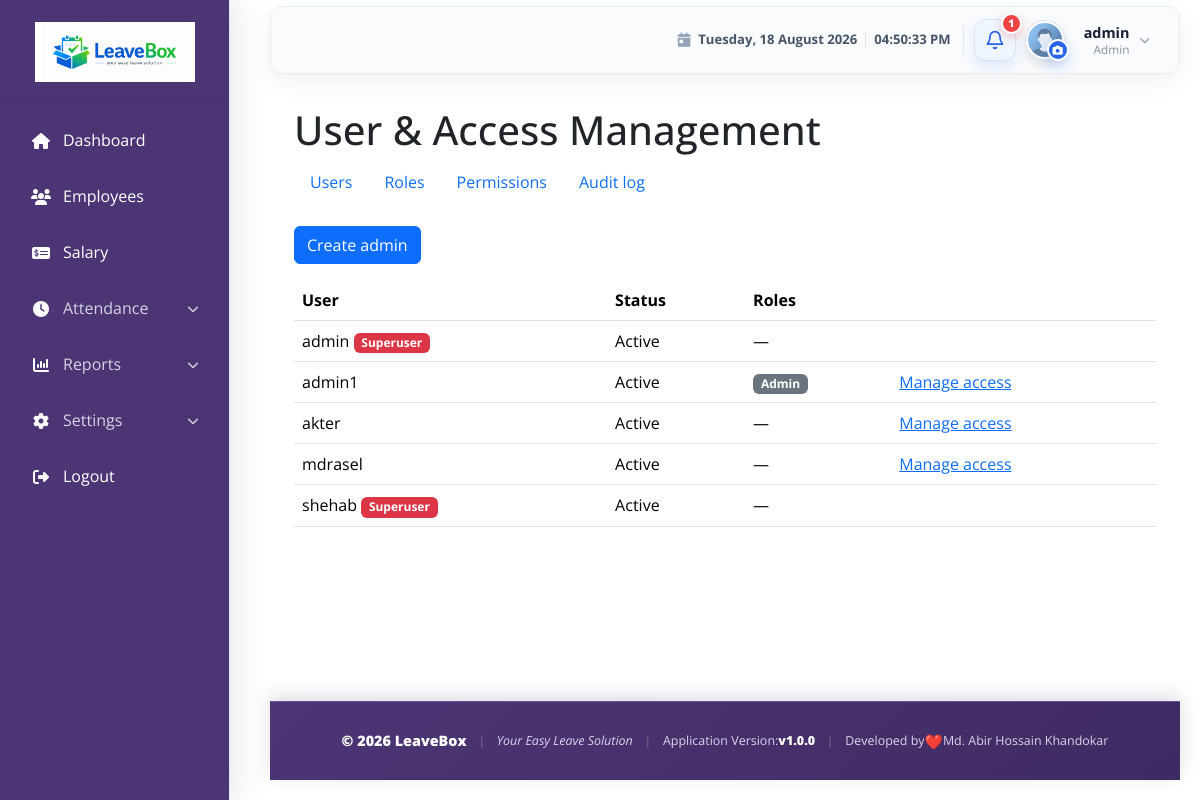
/accounts/access/users/ (signed in), run on the app's committed database.
### accounts/models.py (models this page shows, shortened)
class User(AbstractUser):
    ROLE_CHOICES = (
        ('ADMIN', 'Admin/HR'),
        ('EMPLOYEE', 'Employee'),
    )
    role = models.CharField(max_length=10, choices=ROLE_CHOICES, default='EMPLOYEE')
    phone = models.CharField(max_length=15, blank=True, null=True)
    class Meta:
        permissions = [
            ('manage_users', 'Can manage application users'),
            ('manage_roles', 'Can manage roles'),
            ('manage_permissions', 'Can assign roles and permissions'),
            ('access_settings', 'Can access application settings'),
            ('approve_leave', 'Can approve leave requests'),
            ('reject_leave', 'Can reject leave requests'),
            ('process_salary', 'Can process salary'),
            ('view_reports', 'Can view reports'),
            ('export_reports', 'Can export reports'),
        ]

### accounts/views.py (the view)
# urls.py: path('access/users/', views.access_users, name='access_users'),
def access_users(request):
    denied = _superuser_only(request)
    if denied:
        return denied
    return render(request, 'access/users.html', {'users': User.objects.prefetch_related('groups').order_by('username')})

### LAF/templatetags/navigation_tags.py (called while the page is built)
@register.simple_tag
def url_name_active(request, *url_names):
    resolver_match = getattr(request, 'resolver_match', None)
    current_url_name = getattr(resolver_match, 'url_name', None)
    return current_url_name in url_names

### accounts/context_processors.py (called while the page is built)
def session_timeout(request):
    if not request.user.is_authenticated:
        return {}
    return {
        "session_timeout_seconds": settings.SESSION_TIMEOUT_SECONDS,
        "session_warning_seconds": min(120, settings.SESSION_TIMEOUT_SECONDS),
    }

### accounts/views.py (called while the page is built)
def _superuser_only(request):
    if not request.user.is_authenticated:
        return redirect(f"{reverse('accounts:login')}?next={request.path}")
    if not request.user.is_superuser:
        raise PermissionDenied

### employees/context_processors.py (called while the page is built)
def current_profile_picture(request):
    default_avatar_url = static('images/avatar.png')
    profile_picture_url = default_avatar_url
    user = getattr(request, 'user', None)
    if user and user.is_authenticated:
        try:
            employee = Employee.objects.select_related('extended_profile').get(user=user)
            try:
                profile = employee.extended_profile
            except EmpProfile.DoesNotExist:
                profile = None
            if profile and profile.profile_picture:
                profile_picture_url = profile.profile_picture.url
        except Employee.DoesNotExist:
            pass
    return {
        'current_profile_picture_url': profile_picture_url,
        'default_avatar_url': default_avatar_url,
    }

def pending_leave_notifications(request):
    user = getattr(request, 'user', None)
    if not user or not user.is_authenticated:
        return {
            'pending_leave_count': 0,
            'recent_pending_leaves': (),
        }
    pending_leaves = LeaveRequest.objects.filter(status='PENDING')
    is_admin = user.is_superuser or user.is_staff or getattr(user, 'role', '') == 'ADMIN'
    if not is_admin:
        pending_leaves = pending_leaves.filter(employee__user=user)
    recent_pending_leaves = pending_leaves.select_related(
        'employee__user',
        'leave_type',
    ).order_by('-applied_at')[:5]
    return {
        'pending_leave_count': pending_leaves.count(),
        'recent_pending_leaves': recent_pending_leaves,
    }

### templates/access/users.html
{% extends 'base/base.html' %}{% block content %}<div class="container py-4"><h1>User & Access Management</h1>{% include 'access/_nav.html' %}<a class="btn btn-primary mb-3" href="{% url 'accounts:access_user_add' %}">Create admin</a><div class="table-responsive"><table class="table"><thead><tr><th>User</th><th>Status</th><th>Roles</th><th></th></tr></thead><tbody>{% for item in users %}<tr><td>{{ item.username }}{% if item.is_superuser %} <span class="badge bg-danger">Superuser</span>{% endif %}</td><td>{% if item.is_active %}Active{% else %}Inactive{% endif %}</td><td>{% for role in item.groups.all %}<span class="badge bg-secondary">{{ role.name }}</span> {% empty %}—{% endfor %}</td><td>{% if not item.is_superuser %}<a href="{% url 'accounts:access_user_edit' item.pk %}">Manage access</a>{% endif %}</td></tr>{% endfor %}</tbody></table></div></div>{% endblock %}

### templates/base/base.html (shortened to what this page needs)
{% load static navigation_tags %}
<!DOCTYPE html>
<html lang="en">
<head>
    <link rel="stylesheet" href="{% static 'css/bootstrap-5.3.2.min.css' %}">
    <link rel="stylesheet" href="https://cdnjs.cloudflare.com/ajax/libs/font-awesome/6.4.0/css/all.min.css">
    <link rel="stylesheet" href="{% static 'css/dashboard.css' %}">
    <link rel="stylesheet" href="{% static 'css/apply_leave.css' %}">
    <link rel="stylesheet" href="{% static 'css/footer.css' %}">
    <link rel="stylesheet" href="{% static 'css/session-timeout.css' %}">
</head>
<body>
    <div class="sidebar">
        <div class="sidebar-logo">
            <a href="{% url 'dashboard' %}" aria-label="LeaveBox dashboard">
                <img src="{% static 'images/leavebox-logo.png' %}" alt="LeaveBox Logo" class="site-logo">
            </a>
        </div>
        {% url_name_active request 'dashboard' 'adm_dashboard' 'emp_dashboard' as dashboard_active %}
        {% url_name_active request 'employee_list' 'employee_detail' 'employee_admin_edit' 'employee_admin_update' as employees_active %}
        {% url_name_active request 'salary_list' 'salary_add' 'salary_edit' as salary_active %}
        {% url_name_active request 'department_list' 'department_add' 'department_edit' 'department_delete' as departments_active %}
        {% url_name_active request 'designation_list' 'designation_add' 'designation_edit' 'designation_delete' as designations_active %}
        {% url_name_active request 'leave_type_list' 'leave_type_add' 'leave_type_edit' 'leave_type_delete' as leave_settings_active %}
        {% url_name_active request 'leave_apply' as leave_apply_active %}
        {% url_name_active request 'attendance_history' 'employee_daily_attendance_report' 'all_employees_daily_attendance_report' 'employee_range_attendance_report' as attendance_active %}
        {% url_name_active request 'leave_report' 'attendance_report' as reports_active %}
        <ul>
            <li{% if dashboard_active %} class="active"{% endif %}>
                <a href="{% url 'dashboard' %}">
                    <i class="fas fa-home"></i>
                    Dashboard
                </a>
            </li>
             {% if perms.employees.view_employee or perms.employees.view_empsalary or perms.accounts.view_reports or perms.accounts.access_settings %}
            {% if perms.employees.view_employee %}
            <li{% if employees_active %} class="active"{% endif %}>
                <a href="{% url 'employee_list' %}">
                    <i class="fas fa-users" role="img" aria-label="Employees"></i>
                    Employees
                </a>
            </li>
            {% endif %}
            {% if perms.employees.view_empsalary %}
            <li{% if salary_active %} class="active"{% endif %}>
                <a href="{% url 'salary_list' %}">
                    <i class="fas fa-money-check-dollar" role="img" aria-label="Salary"></i>
                    Salary
                </a>
            </li>
            {% endif %}
            {% if perms.accounts.view_reports %}
            <li class="sidebar-menu-group{% if attendance_active and request.resolver_match.url_name != 'attendance_history' %} active is-open{% endif %}">
                <button type="button" class="sidebar-menu-toggle" aria-expanded="{% if attendance_active %}true{% else %}false{% endif %}" aria-controls="attendanceReportsSubmenu">
                    <span><i class="fas fa-clock" aria-hidden="true"></i> Attendance</span><i class="fas fa-chevron-down sidebar-menu-chevron" aria-hidden="true"></i>
                </button>
            </li>
            <li class="sidebar-menu-group{% if reports_active %} active is-open{% endif %}">
                <button type="button" class="sidebar-menu-toggle" aria-expanded="{% if reports_active %}true{% else %}false{% endif %}" aria-controls="reportsSubmenu">
                    <span><i class="fas fa-chart-column" aria-hidden="true"></i> Reports</span>
                    <i class="fas fa-chevron-down sidebar-menu-chevron" aria-hidden="true"></i>
                </button>
            </li>
            {% endif %}
            {% if perms.accounts.access_settings %}
            <li class="sidebar-menu-group{% if departments_active or designations_active or leave_settings_active %} active is-open{% endif %}">
                <button
                    type="button"
                    class="sidebar-menu-toggle"
                    aria-expanded="{% if departments_active or designations_active or leave_settings_active %}true{% else %}false{% endif %}"
                    aria-controls="settingsSubmenu"
                >
                    <span>
                        <i class="fa-solid fa-gear" aria-hidden="true"></i>
                        Settings
                    </span>
                    <i class="fas fa-chevron-down sidebar-menu-chevron" aria-hidden="true"></i>
                </button>
            </li>
            {% endif %}
            {% endif %}
            <li>
                <a href="{% url 'accounts:logout' %}">
                    <i class="fas fa-sign-out-alt"></i>
                    Logout
                </a>
            </li>
        </ul>
    </div>
    <main class="content-wrapper dashboard-content-wrapper">
        <nav class="navbar navbar-expand-lg navbar-light dashboard-navbar mb-2">
            <div class="container-fluid">
                <div class="dashboard-profile-slot">
                    <div class="dashboard-navbar-date" aria-label="Current date and system time">
                        <i class="fas fa-calendar-day" aria-hidden="true"></i>
                        <span class="dashboard-navbar-date-full">{% now "l, d F Y" %}</span>
                        <time class="dashboard-navbar-time" id="dashboardSystemTime" aria-label="Current system time"></time>
                    </div>
                    <div class="dashboard-notification-dropdown">
                        <button class="dashboard-notification-button" type="button" id="notificationDropdown" aria-label="Notifications{% if pending_leave_count %}: {{ pending_leave_count }} pending leave request{{ pending_leave_count|pluralize }}{% endif %}" aria-haspopup="true" aria-expanded="false">
                            <svg class="dashboard-notification-icon" viewBox="0 0 24 24" aria-hidden="true">
                                <path d="M18 8a6 6 0 0 0-12 0c0 7-3 7-3 9h18c0-2-3-2-3-9"></path>
                                <path d="M13.73 21a2 2 0 0 1-3.46 0"></path>
                            </svg>
                            {% if pending_leave_count %}
                                <span class="dashboard-notification-badge" aria-hidden="true">{{ pending_leave_count }}</span>
                            {% endif %}
                        </button>
                    </div>
                    <div class="dropdown dashboard-profile-dropdown">
                        <div class="dashboard-avatar-control">
                            <a class="dashboard-avatar-link" href="{% url 'employee_profile_edit' %}" aria-label="Manage profile picture">
                                <span class="dashboard-avatar-wrap">
                                    <img src="{{ current_profile_picture_url|default:default_avatar_url }}" alt="{{ user.get_full_name|default:user.username }} profile picture" class="dashboard-avatar js-profile-avatar" onerror="this.onerror=null;this.src='{{ default_avatar_url }}';">
                                </span>
                            </a>
                            <button class="dashboard-avatar-camera" type="button" data-bs-toggle="modal" data-bs-target="#dashboardAvatarModal" aria-label="Change profile picture">
                                <i class="fas fa-camera" aria-hidden="true"></i>
                            </button>
                        </div>
                        <button class="dashboard-profile-trigger" type="button" id="userDropdown" aria-haspopup="true" aria-controls="userDropdownMenu" aria-expanded="false">
                            <span class="dashboard-profile-copy">
                                <strong>{{ user.get_full_name|default:user.username }}</strong>
                                <small>
                                    {% if user.employee_profile.designation %}
                                        {{ user.employee_profile.designation }}
                                    {% elif perms.employees.view_employee %}
                                        Admin
                                    {% else %}
                                        {{ user.get_role_display|default:"Employee" }}
                                    {% endif %}
                                </small>
                            </span>
                            <i class="fas fa-chevron-down dashboard-profile-chevron" aria-hidden="true"></i>
                        </button>
                    </div>
                </div>
            </div>
        </nav>
        <div class="container-fluid">
            {% block content %}{% endblock %}
        </div>
        {% include 'base/footer.html' %}
    </main>
</body>
</html>

### static/css/apply_leave.css (style rules this page uses)
:root { --leave-primary: #2563eb; --leave-primary-dark: #1d4ed8; --leave-accent: #14b8a6; --leave-ink: #172033; --leave-muted: #667085; --leave-border: #d9e2ef; --leave-soft: #f4f7fb; --leave-card: #ffffff; --leave-danger: #dc3545; --leave-danger-dark: #b4232f; --leave-danger-soft: #fff1f3; --leave-danger-border: #f4b8c0; --leave-shadow: 0 22px 55px rgba(15, 23, 42, 0.1); --leave-radius: 18px; }

### static/css/footer.css (style rules this page uses)
html, body { min-height: 100%; }
body { min-height: 100vh; }
.dashboard-content-wrapper { display: flex; min-height: 100vh; flex-direction: column; }
.dashboard-content-wrapper > .container-fluid { flex: 1 0 auto; }

### data on the page
User: get_full_name "admin", username "admin", is_superuser "Superuser", is_active "Active"
User: username "admin1", is_active "Active", is_superuser "Manage access"
User: username "akter", is_active "Active", is_superuser "Manage access"
User: username "mdrasel", is_active "Active", is_superuser "Manage access"
User: username "shehab", is_superuser "Superuser", is_active "Active"

### other printed values
{{ pending_leave_count }} "1"
{{ role.name }} "Admin"
